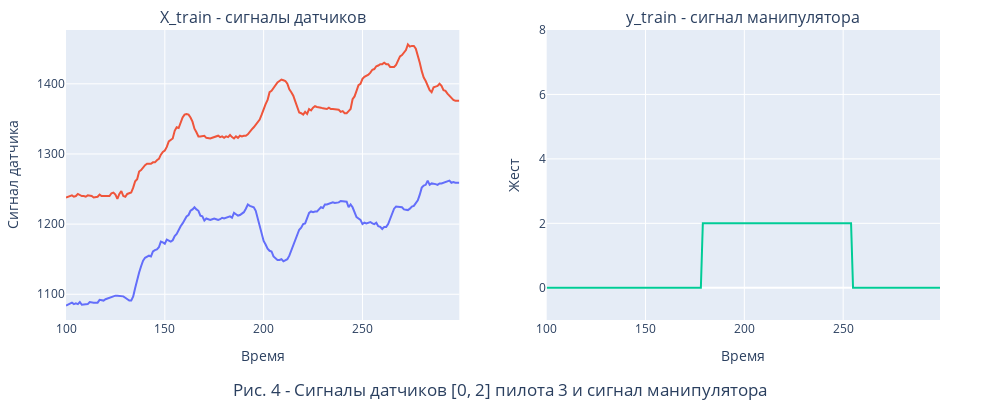

Notebook source saved alongside this figure:
### Markdown cell above
Выберем произвольно: пилота №3 и проанализируем показания датчиков 0 и 2 во временной период cо 100 по 300 вренменной период.

### Code cell
f.get_signal_and_train_plots(Pilot_id=3, timesteps=[100,300], sensors=[0,2], mounts=mounts, plot_counter=4)

### Figure 1 — Plotly figure (JSON) as saved in the notebook; plotly's stock layout.template omitted (floating-point values rounded to 4 significant figures; data arrays with more than 128 entries replaced by an {"elided": "..."} marker saying what was removed)
{"data": [{"name": "0", "type": "scatter", "x": {"elided": "200 int values"}, "xaxis": "x", "y": {"elided": "200 int values"}, "yaxis": "y"}, {"name": "2", "type": "scatter", "x": {"elided": "200 int values"}, "xaxis": "x", "y": {"elided": "200 int values"}, "yaxis": "y"}, {"name": "0", "type": "scatter", "x": {"elided": "200 int values"}, "xaxis": "x2", "y": {"elided": "200 int values"}, "yaxis": "y2"}], "layout": {"annotations": [{"font": {"size": 16}, "showarrow": false, "text": "X_train - сигналы датчиков", "x": 0.225, "xanchor": "center", "xref": "paper", "y": 1, "yanchor": "bottom", "yref": "paper"}, {"font": {"size": 16}, "showarrow": false, "text": "y_train - сигнал манипулятора", "x": 0.775, "xanchor": "center", "xref": "paper", "y": 1, "yanchor": "bottom", "yref": "paper"}], "height": 400, "legend": {"title": {"text": "Номер датчика"}}, "margin": {"b": 80, "l": 40, "r": 60, "t": 30}, "showlegend": false, "title": {"text": "Рис. 4 - Cигналы датчиков [0, 2] пилота 3 и сигнал манипулятора", "x": 0.5, "y": 0.01}, "width": 1000, "xaxis": {"anchor": "y", "domain": [0, 0.45], "title": {"text": "Время"}}, "xaxis2": {"anchor": "y2", "domain": [0.55, 1], "title": {"text": "Время"}}, "yaxis": {"anchor": "x", "domain": [0, 1], "title": {"text": "Сигнал датчика"}}, "yaxis2": {"anchor": "x2", "domain": [0, 1], "range": [-1, 8], "title": {"text": "Жест"}}}}
